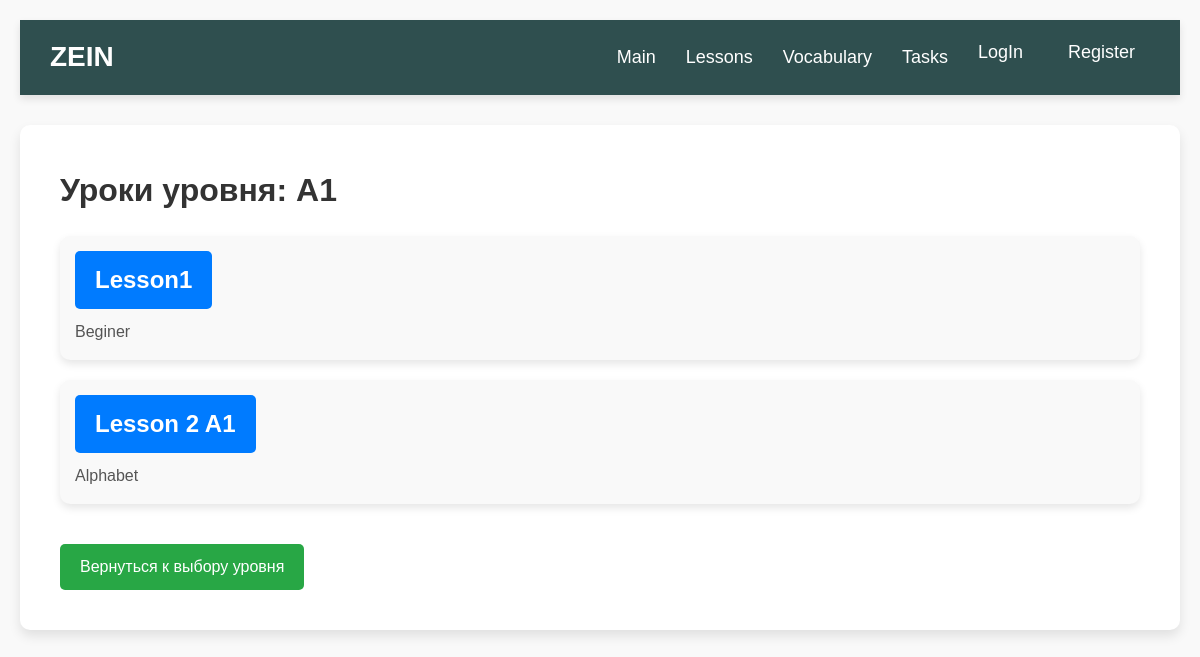
The page /levels/1/lessons/ on the database its author committed.
### main/models.py (models this page shows, shortened)
class Level(models.Model):
    name = models.CharField(max_length=100, unique=True, verbose_name="Название уровня")

class Lesson(models.Model):
    title = models.CharField(max_length=200, verbose_name="Название урока")
    description = models.TextField(verbose_name="Краткое содержание")
    video = models.FileField(upload_to='videos/', blank=True, null=True, verbose_name="Видео")
    audio = models.FileField(upload_to='audios/', blank=True, null=True, verbose_name="Аудио")
    image = models.ImageField(upload_to='images/', blank=True, null=True, verbose_name="Изображение")
    test_link = models.URLField(blank=True, null=True, verbose_name="Ссылка на тест")
    additional_links = models.TextField(blank=True, null=True, verbose_name="Дополнительные материалы (ссылки)")
    level = models.ForeignKey(Level, on_delete=models.CASCADE, related_name="lessons", verbose_name="Уровень")

### main/views.py (the view)
# urls.py: path('levels/<int:level_id>/lessons/', views.lesson_list, name='lesson_list'),  # Уроки в уровне
def lesson_list(request, level_id):
    level = get_object_or_404(Level, pk=level_id)
    lessons = level.lessons.all()
    return render(request, 'main/lesson_list.html', {'level': level, 'lessons': lessons})

### templates/main/lesson_list.html
{% extends "base.html" %}
{% block content %}
    <div class="features">
        <h1>Уроки уровня: {{ level.name }}</h1>
        <ul>
            {% for lesson in lessons %}
                <li class="lesson-item">
                    <a href="/lessons/{{ lesson.id }}/" class="lesson-title">{{ lesson.title }}</a>
                    <p class="lesson-description">{{ lesson.description }}</p>
                </li>
            {% endfor %}
        </ul>
        <a href="{% url 'level_list' %}" class="back-button">Вернуться к выбору уровня</a>
    </div>
{% endblock %}

### static/style.css (style rules this page uses)
* { margin: 0; padding: 0; box-sizing: border-box; }
body { font-family: Arial, sans-serif; background-color: #f4f4f4; color: #333; line-height: 1.6; }
h1 { font-size: 32px; color: #333; margin-bottom: 20px; }
body { font-family: Arial, sans-serif; background-color: #f9f9f9; margin: 0; padding: 20px; }
h1, h2 { color: #333; }
ul { list-style-type: none; }
ul li { margin: 5px 0; font-size: 18px; }
.features { padding: 20px; }
.lesson-item { margin-bottom: 20px; padding: 15px; background-color: #f9f9f9; border-radius: 10px; box-shadow: 0 4px 8px rgba(0, 0, 0, 0.1); }
.lesson-title { font-size: 24px; font-weight: bold; text-decoration: none; color: white; background-color: #007bff; padding: 10px 20px; border-radius: 5px; display: inline-block; transition: background-color 0.3s ease, transform 0.3s ease; }
.lesson-description { font-size: 16px; color: #555; margin-top: 10px; }
.back-button { display: inline-block; margin-top: 20px; padding: 10px 20px; font-size: 16px; color: white; background-color: #28a745; border-radius: 5px; text-decoration: none; transition: background-color 0.3s ease, transform 0.3s ease; }

### rows shown on the page
Level: name "A1"
Lesson: title "Lesson1", description "Beginer"
Lesson: title "Lesson 2 A1", description "Alphabet"
